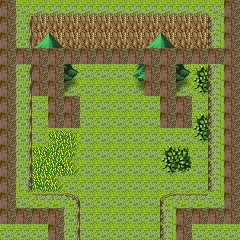

This game map was drawn from its Tiled (.tmx) file and the tilesets committed beside it. A one-line description and the full map source follow:
An orthogonal 15x15 tile map with 16x16 px tiles, 4 tile layers (ground, ground2, foreground, wall).

<map version="1.0" orientation="orthogonal" width="15" height="15" tilewidth="16" tileheight="16">
 <tileset firstgid="1" name="mapchip" tilewidth="16" tileheight="16">
  <image source="tile/mapchip.png" width="1024" height="1024" />
 </tileset>
 <layer name="ground" width="15" height="15">
  <data encoding="csv">
659,659,481,481,481,481,481,481,481,481,481,481,481,659,659,
659,659,545,545,545,545,545,545,545,545,545,545,545,659,659,
659,659,545,545,545,545,545,545,545,545,545,545,545,659,659,
659,659,609,609,609,609,609,609,609,609,609,609,609,659,659,
659,659,659,659,659,659,659,659,659,659,659,659,659,659,659,
659,659,659,659,659,659,659,659,659,659,659,659,659,659,659,
659,659,659,659,659,659,659,659,659,659,659,659,659,659,659,
659,659,659,659,659,659,659,659,659,659,659,659,659,659,659,
659,659,659,599,601,659,659,659,659,659,659,659,659,659,659,
659,659,599,664,665,659,659,659,659,659,659,659,659,659,659,
659,599,664,664,729,659,659,659,659,659,659,659,659,659,659,
659,727,728,729,659,659,659,659,659,659,659,659,659,659,659,
659,659,659,659,659,659,659,659,659,659,659,659,659,659,659,
659,659,659,659,659,659,659,659,659,659,659,659,659,659,659,
659,659,659,659,659,659,659,659,659,659,659,659,659,659,659
</data>
 </layer>
 <layer name="ground2" width="15" height="15">
  <data encoding="csv">
0,0,0,0,0,0,0,0,0,0,0,0,0,0,0,
0,0,0,0,0,0,0,0,0,0,0,0,0,0,0,
0,897,898,899,900,0,0,0,897,898,899,900,0,0,0,
0,961,962,963,964,0,0,0,961,962,963,964,0,0,0,
0,1025,1026,1027,1028,0,0,0,1025,1026,1027,1028,519,520,0,
0,1089,1090,1091,1092,0,0,0,1089,1090,1091,1092,583,584,0,
0,0,0,1161,1162,0,0,0,0,0,1161,1162,0,0,0,
0,0,0,1225,1226,0,0,0,0,0,1225,1226,519,520,0,
0,0,0,0,0,0,0,0,0,0,0,0,583,584,0,
0,0,0,0,0,0,0,0,0,0,519,520,0,0,0,
0,0,0,747,0,0,0,0,0,0,583,584,0,0,0,
0,0,0,0,0,0,0,0,0,0,0,0,0,0,0,
0,0,0,0,0,0,0,0,0,0,0,0,0,0,0,
0,0,0,0,0,0,0,0,0,0,0,0,0,0,0,
0,0,0,0,0,0,0,0,0,0,0,0,0,0,0
</data>
 </layer>
 <layer name="foreground" width="15" height="15">
  <data encoding="csv">
0,0,0,0,0,0,0,0,0,0,0,0,0,0,0,
0,418,0,0,0,0,0,0,0,0,0,0,0,547,0,
0,418,0,0,0,0,0,0,0,0,0,0,0,547,0,
0,418,0,0,0,0,0,0,0,0,0,0,0,547,0,
0,418,0,0,0,0,0,0,0,0,0,0,0,547,0,
0,418,0,0,0,0,0,0,0,0,0,0,0,547,0,
0,418,0,0,0,0,0,0,0,0,0,0,0,547,0,
0,418,0,0,0,0,0,0,0,0,0,0,0,547,0,
0,418,0,0,0,0,0,0,0,0,0,0,0,547,0,
0,418,0,0,0,0,0,0,0,0,0,0,0,547,0,
0,418,0,0,0,0,0,0,0,0,0,0,0,547,0,
0,549,0,0,0,0,0,0,0,0,0,0,0,547,0,
0,0,484,484,485,0,0,0,0,0,483,484,484,659,0,
0,0,0,0,418,0,0,0,0,0,547,0,0,0,0,
0,0,0,0,418,0,0,0,0,0,547,0,0,0,0
</data>
 </layer>
 <layer name="wall" width="15" height="15">
  <data encoding="csv">
2405,0,0,0,0,0,0,0,0,0,0,0,0,0,2405,
2405,0,0,0,0,0,0,0,0,0,0,0,0,0,2405,
2405,0,0,0,0,0,0,0,0,0,0,0,0,0,2405,
2405,2405,2405,2405,2405,2405,2405,2405,2405,2405,2405,2405,2405,2405,2405,
2405,0,2405,2405,0,0,0,0,0,2405,2405,0,0,0,2405,
2405,0,2405,2405,0,0,0,0,0,2405,2405,0,0,0,2405,
2405,0,0,2405,2405,0,0,0,0,0,2405,2405,0,0,2405,
2405,0,0,2405,2405,0,0,0,0,0,2405,2405,0,0,2405,
2405,0,0,0,0,0,0,0,0,0,0,0,0,0,2405,
2405,0,0,0,0,0,0,0,0,0,0,0,0,0,2405,
2405,0,0,0,0,0,0,0,0,0,0,0,0,0,2405,
2405,0,0,0,0,0,0,0,0,0,0,0,0,0,2405,
2405,0,0,0,0,0,0,0,0,0,0,0,0,0,2405,
2405,2405,2405,2405,0,0,0,0,0,0,0,2405,2405,2405,2405,
0,0,0,2405,0,0,0,0,0,0,0,2405,0,0,0
</data>
 </layer>
</map>
